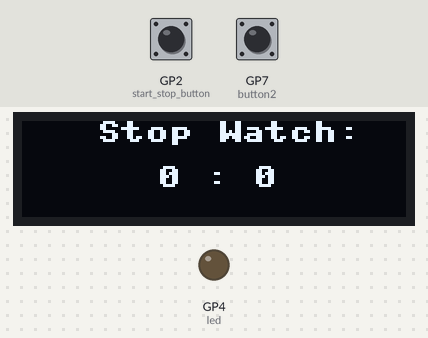
Bench run of a program on a simulated Raspberry Pi Pico running MicroPython. On the bench: 128×64 one-colour display, output pins drawn as LEDs (lit = HIGH). The inputs (shaded band) are chosen by the test bench; at power-on: GP7 (button2) HIGH, GP2 (start_stop_button) HIGH. Library files of the repository ran but are not shown: ssd1306.py. At 1.4 s the program stops and its outputs stay as they are.

Above: at 1.2 s.
1.3 s: GP7 (button2) pulled LOW for 0.15 s
At 1.32 s:
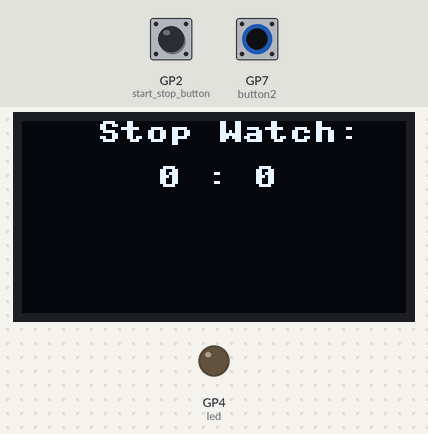
At 2.2 s:
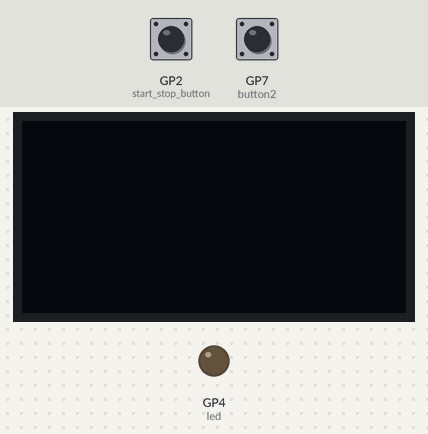
Timing chart, 0 to 2.9 s (numbered marks = the images above; inputs shaded):
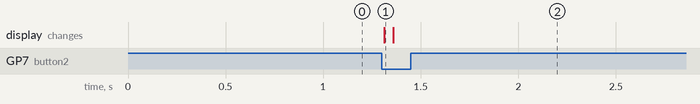

The program:

Stop-Watch.py
```python
import machine
from machine import Pin, I2C
from ssd1306 import SSD1306_I2C
import utime

led = Pin(4, Pin.OUT)
led.value(0)

# Set up the OLED display
i2c = I2C(0, scl = Pin(1), sda = Pin(0), freq = 200000)
oled = SSD1306_I2C(128, 32, i2c)

# Set up the button pins
start_stop_button = Pin(2, Pin.IN, Pin.PULL_UP)
reset_button = Pin(6, Pin.IN, Pin.PULL_UP)

button2 = Pin(7, Pin.IN, Pin.PULL_UP)

# Set up initial variables
start_time = 0
stop_time = 0
running = False
elapsed_time = 0

# Main loop
while True:
    # Check if the start/stop button has been pressed
    if start_stop_button.value() == 0:
        if not running:
            # If the stopwatch is not currently running, start it
            start_time = utime.ticks_ms()
            running = True
        else:
            # If the stopwatch is currently running, stop it
            stop_time = utime.ticks_ms()
            elapsed_time += utime.ticks_diff(stop_time, start_time)
            running = False

    # Check if the reset button has been pressed
    if reset_button.value() == 0:
        # If the stopwatch is currently running, stop it before resetting
        if running:
            stop_time = utime.ticks_ms()
            elapsed_time += utime.ticks_diff(stop_time, start_time)
            running = False
        # Reset the elapsed time to 0
        elapsed_time = 0

    # Display the elapsed time on the OLED display
    oled.fill(0)
    oled.text("Stop Watch:", 25, 0)
    oled.text(str(elapsed_time // 1000) + " : " + str(elapsed_time % 1000), 45, 15)

    oled.show()

    # Delay for a short time to prevent the loop from running too quickly
    utime.sleep_ms(50)

    if button2.value()!= 1:
        oled = SSD1306_I2C(128, 64, i2c)
        break
```

Measured:
- after the input at 1.3 s, the display: changes at once (image 1)
